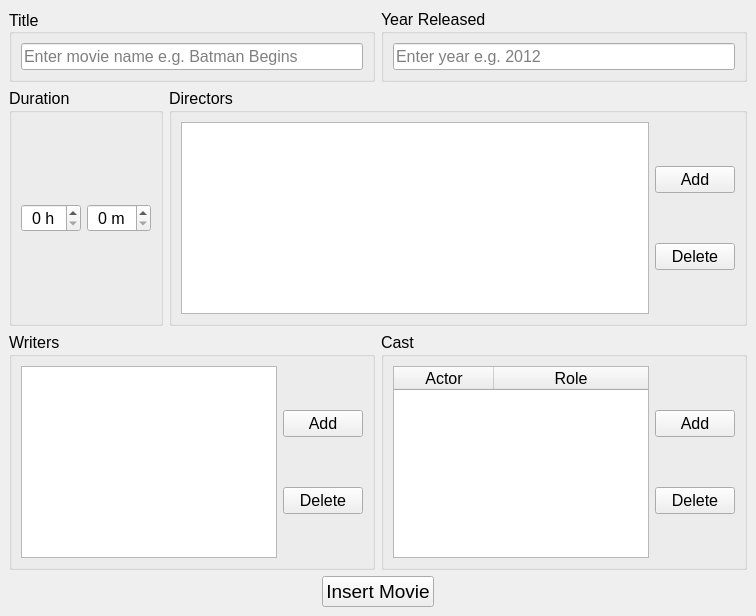
<?xml version="1.0" encoding="UTF-8"?>
<ui version="4.0">
 <class>MainWindow</class>
 <widget class="QMainWindow" name="MainWindow">
  <property name="windowTitle">
   <string>Add Movies into DB</string>
  </property>
  <widget class="QWidget" name="centralwidget">
   <layout class="QVBoxLayout" name="verticalLayout_5">
    <item>
     <layout class="QHBoxLayout" name="horizontalLayout_6">
      <item>
       <widget class="QGroupBox" name="groupBox">
        <property name="font">
         <font>
          <pointsize>12</pointsize>
         </font>
        </property>
        <property name="styleSheet">
         <string notr="true"/>
        </property>
        <property name="title">
         <string>Title</string>
        </property>
        <property name="alignment">
         <set>Qt::AlignLeading|Qt::AlignLeft|Qt::AlignVCenter</set>
        </property>
        <layout class="QVBoxLayout" name="verticalLayout">
         <item>
          <widget class="QLineEdit" name="title_lineEdit">
           <property name="styleSheet">
            <string notr="true">color:black;
</string>
           </property>
           <property name="placeholderText">
            <string>Enter movie name e.g. Batman Begins</string>
           </property>
          </widget>
         </item>
        </layout>
       </widget>
      </item>
      <item>
       <widget class="QGroupBox" name="groupBox_2">
        <property name="font">
         <font>
          <pointsize>12</pointsize>
         </font>
        </property>
        <property name="title">
         <string>Year Released</string>
        </property>
        <layout class="QHBoxLayout" name="horizontalLayout">
         <item>
          <widget class="QLineEdit" name="year_lineEdit">
           <property name="placeholderText">
            <string>Enter year e.g. 2012</string>
           </property>
          </widget>
         </item>
        </layout>
       </widget>
      </item>
     </layout>
    </item>
    <item>
     <layout class="QHBoxLayout" name="horizontalLayout_7">
      <item>
       <widget class="QGroupBox" name="groupBox_3">
        <property name="font">
         <font>
          <pointsize>12</pointsize>
         </font>
        </property>
        <property name="title">
         <string>Duration</string>
        </property>
        <layout class="QHBoxLayout" name="horizontalLayout_2">
         <item>
          <widget class="QSpinBox" name="lenght_hours_spinBox">
           <property name="alignment">
            <set>Qt::AlignCenter</set>
           </property>
           <property name="suffix">
            <string> h</string>
           </property>
          </widget>
         </item>
         <item>
          <widget class="QSpinBox" name="lenght_minutes_spinBox">
           <property name="alignment">
            <set>Qt::AlignCenter</set>
           </property>
           <property name="suffix">
            <string> m</string>
           </property>
           <property name="maximum">
            <number>59</number>
           </property>
          </widget>
         </item>
        </layout>
       </widget>
      </item>
      <item>
       <widget class="QGroupBox" name="groupBox_4">
        <property name="font">
         <font>
          <pointsize>12</pointsize>
         </font>
        </property>
        <property name="title">
         <string>Directors</string>
        </property>
        <layout class="QHBoxLayout" name="horizontalLayout_3">
         <item>
          <widget class="QListWidget" name="directors_listWidget">
           <property name="alternatingRowColors">
            <bool>true</bool>
           </property>
          </widget>
         </item>
         <item>
          <layout class="QVBoxLayout" name="verticalLayout_2">
           <item>
            <widget class="QPushButton" name="add_director_pushButton">
             <property name="text">
              <string>Add</string>
             </property>
            </widget>
           </item>
           <item>
            <widget class="QPushButton" name="delete_director_pushButton">
             <property name="text">
              <string>Delete</string>
             </property>
            </widget>
           </item>
          </layout>
         </item>
        </layout>
       </widget>
      </item>
     </layout>
    </item>
    <item>
     <layout class="QHBoxLayout" name="horizontalLayout_8">
      <item>
       <widget class="QGroupBox" name="groupBox_5">
        <property name="font">
         <font>
          <pointsize>12</pointsize>
         </font>
        </property>
        <property name="title">
         <string>Writers</string>
        </property>
        <layout class="QHBoxLayout" name="horizontalLayout_4">
         <item>
          <widget class="QListWidget" name="writers_listWidget">
           <property name="alternatingRowColors">
            <bool>true</bool>
           </property>
          </widget>
         </item>
         <item>
          <layout class="QVBoxLayout" name="verticalLayout_3">
           <item>
            <widget class="QPushButton" name="add_writer_pushButton">
             <property name="text">
              <string>Add</string>
             </property>
            </widget>
           </item>
           <item>
            <widget class="QPushButton" name="delete_writer_pushButton">
             <property name="text">
              <string>Delete</string>
             </property>
            </widget>
           </item>
          </layout>
         </item>
        </layout>
       </widget>
      </item>
      <item>
       <widget class="QGroupBox" name="groupBox_6">
        <property name="font">
         <font>
          <pointsize>12</pointsize>
         </font>
        </property>
        <property name="title">
         <string>Cast</string>
        </property>
        <layout class="QHBoxLayout" name="horizontalLayout_5">
         <item>
          <widget class="QTableWidget" name="cast_tableWidget">
           <property name="horizontalScrollBarPolicy">
            <enum>Qt::ScrollBarAlwaysOff</enum>
           </property>
           <property name="alternatingRowColors">
            <bool>true</bool>
           </property>
           <attribute name="horizontalHeaderVisible">
            <bool>true</bool>
           </attribute>
           <attribute name="horizontalHeaderCascadingSectionResizes">
            <bool>true</bool>
           </attribute>
           <attribute name="horizontalHeaderStretchLastSection">
            <bool>true</bool>
           </attribute>
           <attribute name="verticalHeaderVisible">
            <bool>false</bool>
           </attribute>
           <column>
            <property name="text">
             <string>Actor</string>
            </property>
           </column>
           <column>
            <property name="text">
             <string>Role</string>
            </property>
           </column>
          </widget>
         </item>
         <item>
          <layout class="QVBoxLayout" name="verticalLayout_4">
           <item>
            <widget class="QPushButton" name="add_cast_pushButton">
             <property name="text">
              <string>Add</string>
             </property>
            </widget>
           </item>
           <item>
            <widget class="QPushButton" name="delete_cast_pushButton">
             <property name="text">
              <string>Delete</string>
             </property>
            </widget>
           </item>
          </layout>
         </item>
        </layout>
       </widget>
      </item>
     </layout>
    </item>
    <item>
     <layout class="QHBoxLayout" name="horizontalLayout_9">
      <item>
       <spacer name="horizontalSpacer_2">
        <property name="orientation">
         <enum>Qt::Horizontal</enum>
        </property>
        <property name="sizeHint" stdset="0">
         <size>
          <width>40</width>
          <height>20</height>
         </size>
        </property>
       </spacer>
      </item>
      <item>
       <widget class="QPushButton" name="insert_movie_pushButton">
        <property name="font">
         <font>
          <pointsize>14</pointsize>
         </font>
        </property>
        <property name="text">
         <string>Insert Movie</string>
        </property>
       </widget>
      </item>
      <item>
       <spacer name="horizontalSpacer">
        <property name="orientation">
         <enum>Qt::Horizontal</enum>
        </property>
        <property name="sizeHint" stdset="0">
         <size>
          <width>40</width>
          <height>20</height>
         </size>
        </property>
       </spacer>
      </item>
     </layout>
    </item>
   </layout>
  </widget>
 </widget>
 <resources/>
 <connections/>
</ui>
